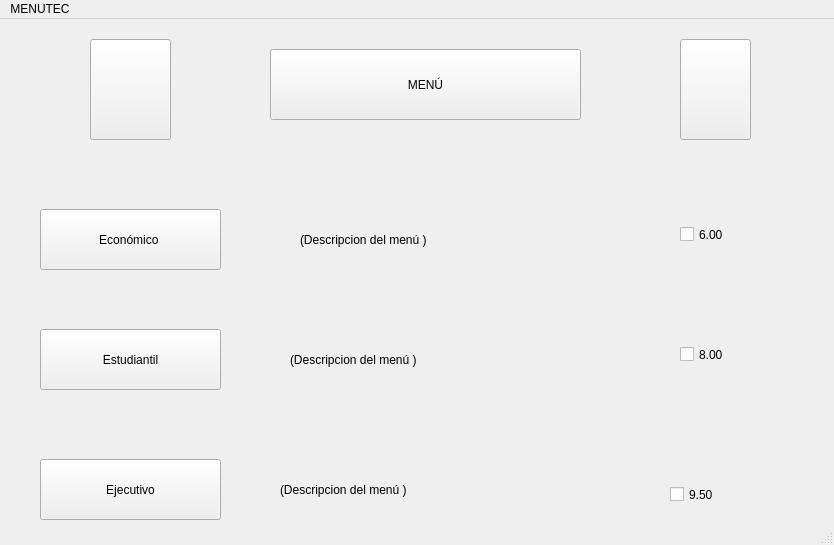
<?xml version="1.0" encoding="UTF-8"?>
<ui version="4.0">
 <class>segundaWindow</class>
 <widget class="QMainWindow" name="segundaWindow">
  <property name="geometry">
   <rect>
    <x>0</x>
    <y>0</y>
    <width>834</width>
    <height>545</height>
   </rect>
  </property>
  <property name="windowTitle">
   <string>MainWindow</string>
  </property>
  <widget class="QWidget" name="centralwidget">
   <widget class="QPushButton" name="pushButton">
    <property name="geometry">
     <rect>
      <x>270</x>
      <y>30</y>
      <width>311</width>
      <height>71</height>
     </rect>
    </property>
    <property name="text">
     <string>MENÚ</string>
    </property>
    <property name="icon">
     <iconset>
      <normaloff>../../.designer/backup/UTEC.png</normaloff>../../.designer/backup/UTEC.png</iconset>
    </property>
   </widget>
   <widget class="QPushButton" name="pushButton_2">
    <property name="geometry">
     <rect>
      <x>90</x>
      <y>20</y>
      <width>81</width>
      <height>101</height>
     </rect>
    </property>
    <property name="text">
     <string/>
    </property>
    <property name="icon">
     <iconset>
      <normaloff>../../.designer/backup/flecha-hacia-la-izquierda-antes-de-icono-4330-128.png</normaloff>../../.designer/backup/flecha-hacia-la-izquierda-antes-de-icono-4330-128.png</iconset>
    </property>
    <property name="iconSize">
     <size>
      <width>100</width>
      <height>100</height>
     </size>
    </property>
   </widget>
   <widget class="QPushButton" name="pushButton_3">
    <property name="geometry">
     <rect>
      <x>40</x>
      <y>190</y>
      <width>181</width>
      <height>61</height>
     </rect>
    </property>
    <property name="text">
     <string>Económico </string>
    </property>
   </widget>
   <widget class="QPushButton" name="pushButton_4">
    <property name="geometry">
     <rect>
      <x>40</x>
      <y>310</y>
      <width>181</width>
      <height>61</height>
     </rect>
    </property>
    <property name="text">
     <string>Estudiantil</string>
    </property>
   </widget>
   <widget class="QPushButton" name="pushButton_5">
    <property name="geometry">
     <rect>
      <x>40</x>
      <y>440</y>
      <width>181</width>
      <height>61</height>
     </rect>
    </property>
    <property name="text">
     <string>Ejecutivo</string>
    </property>
   </widget>
   <widget class="QLabel" name="label">
    <property name="geometry">
     <rect>
      <x>300</x>
      <y>190</y>
      <width>171</width>
      <height>61</height>
     </rect>
    </property>
    <property name="text">
     <string>(Descripcion del menú )</string>
    </property>
   </widget>
   <widget class="QLabel" name="label_2">
    <property name="geometry">
     <rect>
      <x>290</x>
      <y>310</y>
      <width>171</width>
      <height>61</height>
     </rect>
    </property>
    <property name="text">
     <string>(Descripcion del menú )</string>
    </property>
   </widget>
   <widget class="QLabel" name="label_3">
    <property name="geometry">
     <rect>
      <x>280</x>
      <y>440</y>
      <width>171</width>
      <height>61</height>
     </rect>
    </property>
    <property name="text">
     <string>(Descripcion del menú )</string>
    </property>
   </widget>
   <widget class="QCheckBox" name="checkBox">
    <property name="geometry">
     <rect>
      <x>680</x>
      <y>200</y>
      <width>101</width>
      <height>31</height>
     </rect>
    </property>
    <property name="text">
     <string>6.00</string>
    </property>
   </widget>
   <widget class="QCheckBox" name="checkBox_2">
    <property name="geometry">
     <rect>
      <x>680</x>
      <y>320</y>
      <width>101</width>
      <height>31</height>
     </rect>
    </property>
    <property name="text">
     <string>8.00</string>
    </property>
   </widget>
   <widget class="QCheckBox" name="checkBox_3">
    <property name="geometry">
     <rect>
      <x>670</x>
      <y>460</y>
      <width>101</width>
      <height>31</height>
     </rect>
    </property>
    <property name="text">
     <string>9.50</string>
    </property>
   </widget>
   <widget class="QPushButton" name="pushButton_6">
    <property name="geometry">
     <rect>
      <x>680</x>
      <y>20</y>
      <width>71</width>
      <height>101</height>
     </rect>
    </property>
    <property name="text">
     <string/>
    </property>
    <property name="icon">
     <iconset>
      <normaloff>../../.designer/backup/la-flecha-azul-al-lado-de-icono-5057-128.png</normaloff>../../.designer/backup/la-flecha-azul-al-lado-de-icono-5057-128.png</iconset>
    </property>
    <property name="iconSize">
     <size>
      <width>100</width>
      <height>100</height>
     </size>
    </property>
   </widget>
  </widget>
  <widget class="QMenuBar" name="menubar">
   <property name="geometry">
    <rect>
     <x>0</x>
     <y>0</y>
     <width>834</width>
     <height>25</height>
    </rect>
   </property>
   <widget class="QMenu" name="menuMENUTEC">
    <property name="title">
     <string>MENUTEC</string>
    </property>
   </widget>
   <addaction name="menuMENUTEC"/>
  </widget>
  <widget class="QStatusBar" name="statusbar"/>
 </widget>
 <resources/>
 <connections/>
</ui>
